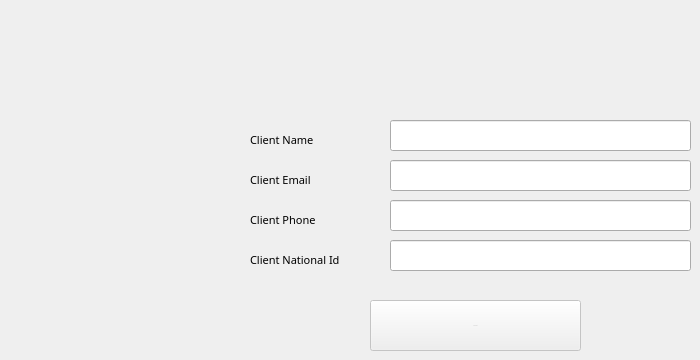
      <widget class="QWidget" name="tab_12">
       <attribute name="title">
        <string>Add New Client</string>
       </attribute>
       <widget class="QLineEdit" name="lineEdit_2">
        <property name="geometry">
         <rect>
          <x>390</x>
          <y>120</y>
          <width>301</width>
          <height>31</height>
         </rect>
        </property>
       </widget>
       <widget class="QLineEdit" name="lineEdit_16">
        <property name="geometry">
         <rect>
          <x>390</x>
          <y>160</y>
          <width>301</width>
          <height>31</height>
         </rect>
        </property>
       </widget>
       <widget class="QLineEdit" name="lineEdit_18">
        <property name="geometry">
         <rect>
          <x>390</x>
          <y>200</y>
          <width>301</width>
          <height>31</height>
         </rect>
        </property>
       </widget>
       <widget class="QLineEdit" name="lineEdit_19">
        <property name="geometry">
         <rect>
          <x>390</x>
          <y>240</y>
          <width>301</width>
          <height>31</height>
         </rect>
        </property>
       </widget>
       <widget class="QLabel" name="label">
        <property name="geometry">
         <rect>
          <x>250</x>
          <y>130</y>
          <width>111</width>
          <height>20</height>
         </rect>
        </property>
        <property name="font">
         <font>
          <family>Yu Gothic UI Semibold</family>
          <pointsize>8</pointsize>
          <weight>50</weight>
          <italic>false</italic>
          <bold>false</bold>
         </font>
        </property>
        <property name="text">
         <string>Client Name</string>
        </property>
       </widget>
       <widget class="QLabel" name="label_18">
        <property name="geometry">
         <rect>
          <x>250</x>
          <y>210</y>
          <width>111</width>
          <height>20</height>
         </rect>
        </property>
        <property name="font">
         <font>
          <family>Yu Gothic UI Semibold</family>
          <pointsize>8</pointsize>
          <weight>50</weight>
          <italic>false</italic>
          <bold>false</bold>
         </font>
        </property>
        <property name="text">
         <string>Client Phone</string>
        </property>
       </widget>
       <widget class="QLabel" name="label_19">
        <property name="geometry">
         <rect>
          <x>250</x>
          <y>170</y>
          <width>111</width>
          <height>20</height>
         </rect>
        </property>
        <property name="font">
         <font>
          <family>Yu Gothic UI Semibold</family>
          <pointsize>8</pointsize>
          <weight>50</weight>
          <italic>false</italic>
          <bold>false</bold>
         </font>
        </property>
        <property name="text">
         <string>Client Email</string>
        </property>
       </widget>
       <widget class="QLabel" name="label_21">
        <property name="geometry">
         <rect>
          <x>250</x>
          <y>250</y>
          <width>111</width>
          <height>20</height>
         </rect>
        </property>
        <property name="font">
         <font>
          <family>Yu Gothic UI Semibold</family>
          <pointsize>8</pointsize>
          <weight>50</weight>
          <italic>false</italic>
          <bold>false</bold>
         </font>
        </property>
        <property name="text">
         <string>Client National Id</string>
        </property>
       </widget>
       <widget class="QPushButton" name="pushButton_9">
        <property name="enabled">
         <bool>false</bool>
        </property>
        <property name="geometry">
         <rect>
          <x>370</x>
          <y>300</y>
          <width>211</width>
          <height>51</height>
         </rect>
        </property>
        <property name="font">
         <font>
          <pointsize>-1</pointsize>
         </font>
        </property>
        <property name="text">
         <string>Add Client</string>
        </property>
       </widget>
      </widget>
